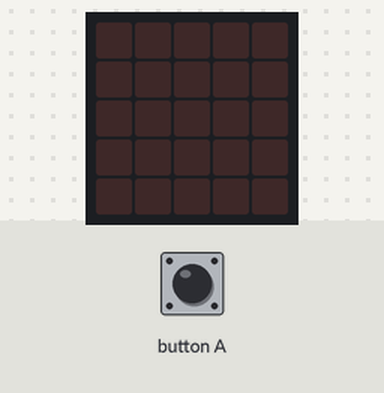
A program run on a simulated BBC micro:bit (MakeCode). On the bench: the board's 5×5 LED display. The test bench sets the inputs (shaded band). Random numbers come from a fixed seed; the 48×5 strip is a reading aid, not a part: it shows the text the display is scrolling, unrolled, one strip-width of it at a time.

Above: at 1.2 s.
1.3 s: button A pressed for 0.15 s
At 2.3 s:
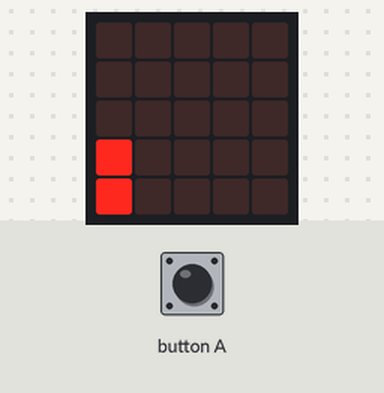
At 3.3 s:
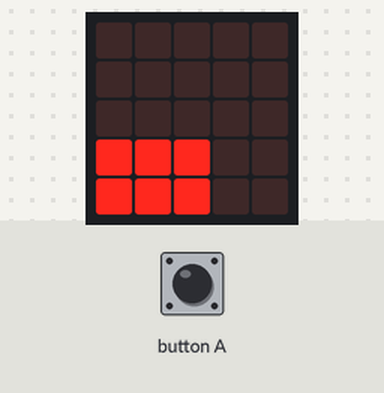
4.4 s: button A pressed for 0.15 s
At 8.9 s:
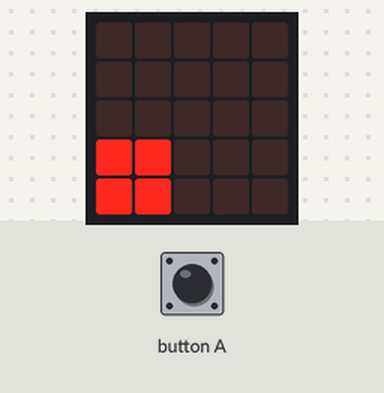
Timing chart, 0 to 10.4 s (numbered marks = the images above; inputs shaded):
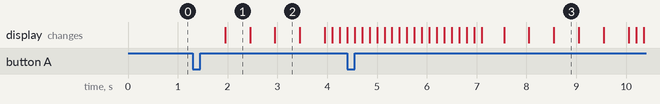

The program:

main.ts
```typescript
input.onButtonPressed(Button.A, function () {
    for (let oszlop = 0; oszlop <= 4; oszlop++) {
        basic.pause(500)
        led.plot(oszlop, 3)
        led.plot(oszlop, 4)
    }
    basic.showNumber(randint(300, 3000))
    basic.clearScreen()
})
```

test.ts
```typescript
// ide kerülnek a tesztek; a rendszer ezt nem kompilálja, ha a csomagot bővítményként használják.
```

Measured:
- after the input at 1.3 s, the display: changes after 0.65 s (image 1)
- what the display in image 1 shows lasts 0.5 s, from 2.0 s to 2.5 s
